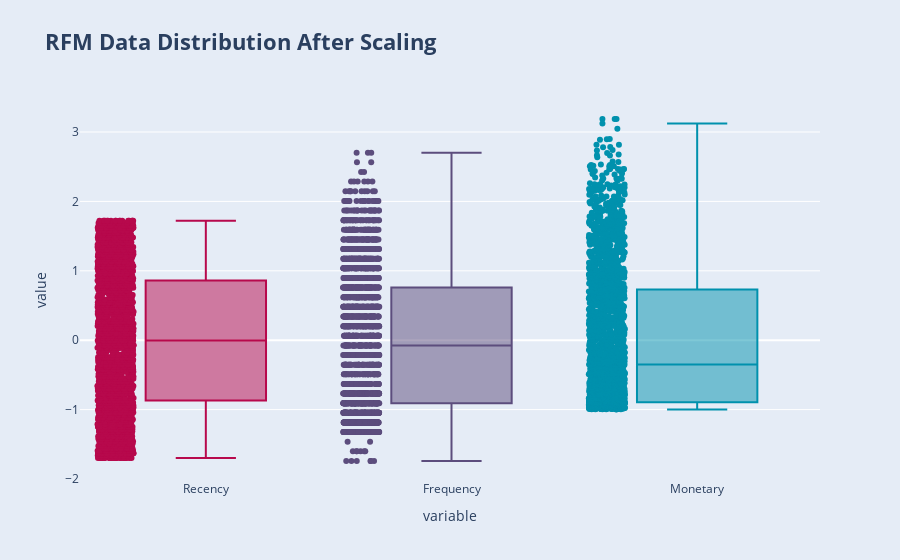

Notebook code cell kept with this figure:
### Code cell
fig = px.box(pd.melt(df_rfm_scaled), x='variable', y='value',
             title='<b>RFM Data Distribution After Scaling</b>',
             color='variable', color_discrete_sequence=colors_rfm,
             boxmode='overlay', points='all')

fig.update_layout(showlegend=False,paper_bgcolor='rgb(229, 236, 246)',
                  title_font_size=22)

fig.show()

### Figure 1 — Plotly figure (JSON) as saved in the notebook; plotly's stock layout.template omitted (floating-point values rounded to 4 significant figures; data arrays with more than 128 entries replaced by an {"elided": "..."} marker saying what was removed)
{"data": [{"alignmentgroup": "True", "boxpoints": "all", "hovertemplate": "variable=%{x}<br>value=%{y}<extra></extra>", "legendgroup": "Recency", "marker": {"color": "rgb(183, 9, 76)"}, "name": "Recency", "notched": false, "offsetgroup": "Recency", "orientation": "v", "showlegend": true, "type": "box", "x": {"elided": "2240 str values"}, "x0": " ", "xaxis": "x", "y": {"elided": "2240 float values"}, "y0": " ", "yaxis": "y"}, {"alignmentgroup": "True", "boxpoints": "all", "hovertemplate": "variable=%{x}<br>value=%{y}<extra></extra>", "legendgroup": "Frequency", "marker": {"color": "rgb(92, 77, 125)"}, "name": "Frequency", "notched": false, "offsetgroup": "Frequency", "orientation": "v", "showlegend": true, "type": "box", "x": {"elided": "2240 str values"}, "x0": " ", "xaxis": "x", "y": {"elided": "2240 float values"}, "y0": " ", "yaxis": "y"}, {"alignmentgroup": "True", "boxpoints": "all", "hovertemplate": "variable=%{x}<br>value=%{y}<extra></extra>", "legendgroup": "Monetary", "marker": {"color": "rgb(0, 145, 173)"}, "name": "Monetary", "notched": false, "offsetgroup": "Monetary", "orientation": "v", "showlegend": true, "type": "box", "x": {"elided": "2240 str values"}, "x0": " ", "xaxis": "x", "y": {"elided": "2240 float values"}, "y0": " ", "yaxis": "y"}], "layout": {"boxmode": "overlay", "legend": {"title": {"text": "variable"}, "tracegroupgap": 0}, "paper_bgcolor": "rgb(229, 236, 246)", "showlegend": false, "title": {"font": {"size": 22}, "text": "<b>RFM Data Distribution After Scaling</b>"}, "xaxis": {"anchor": "y", "categoryarray": ["Recency", "Frequency", "Monetary"], "categoryorder": "array", "domain": [0, 1], "title": {"text": "variable"}}, "yaxis": {"anchor": "x", "domain": [0, 1], "title": {"text": "value"}}}}
